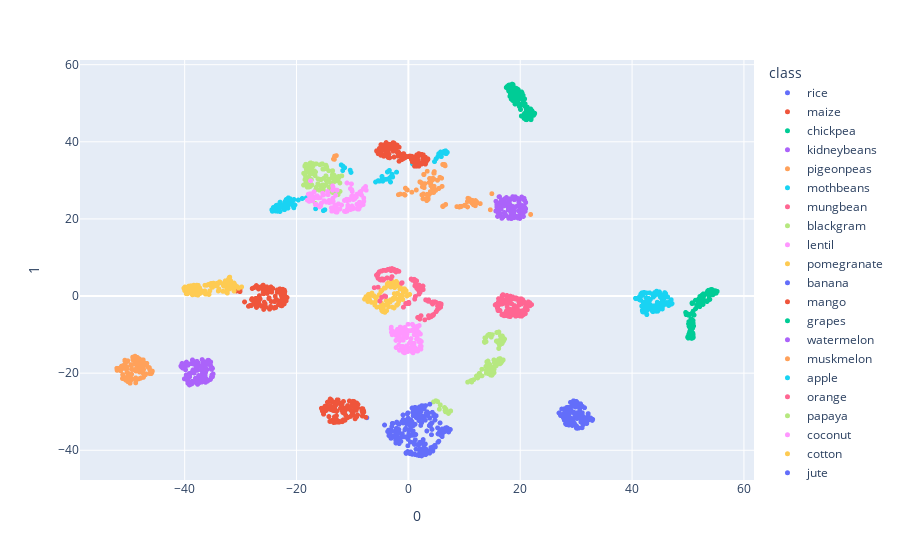

Source (notebook cell):
### Code cell
tsne = TSNE(n_components=2, random_state=0, perplexity=45, n_iter=1000)
projections_tsne = tsne.fit_transform(dataframe_escalado, )

fig = px.scatter(
    projections_tsne, x=0, y=1, #z=2,
    color=dataframe['label'], labels={'color': 'class'}
)
fig.update_traces(marker_size=5)
fig.show()
